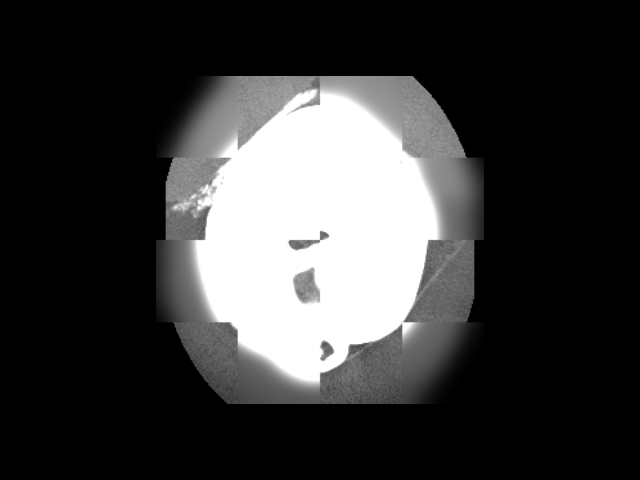

This figure's Python source:
#!/usr/bin/env python

# Compare two images using a checkerboard pattern with vtkImageCheckerboard.
# The original FullHead slice and a Gaussian-smoothed version are interleaved
# in a checkerboard layout, making differences easy to spot.

import os
from pathlib import Path

# Factory overrides: importing these modules registers the OpenGL rendering
# and interaction style implementations for vtkRenderingCore factory classes.
import vtkmodules.vtkInteractionStyle  # noqa: F401
import vtkmodules.vtkRenderingOpenGL2  # noqa: F401
# VTK pipeline classes used in this example
from vtkmodules.vtkIOImage import vtkMetaImageReader
from vtkmodules.vtkImagingCore import vtkImageCast
from vtkmodules.vtkImagingGeneral import vtkImageCheckerboard, vtkImageGaussianSmooth
from vtkmodules.vtkRenderingCore import (
    vtkImageActor,
    vtkRenderWindow,
    vtkRenderWindowInteractor,
    vtkRenderer,
)

# Colors (normalized RGB)
black_rgb = (0.0, 0.0, 0.0)

# Data directory: defaults to the folder containing this script
data_dir = Path(os.environ.get("VPE_DATA_DIR", Path(__file__).parent))

# Reader: load the 3D medical volume
reader = vtkMetaImageReader()
reader.SetFileName(str(data_dir / "FullHead.mhd"))
reader.Update()

# Determine the middle axial slice
extent = reader.GetOutput().GetExtent()
mid_z = (extent[4] + extent[5]) // 2

# Filter: Gaussian smooth to create a visibly different image
smooth = vtkImageGaussianSmooth()
smooth.SetInputConnection(reader.GetOutputPort())
smooth.SetStandardDeviations(8.0, 8.0, 0.0)
smooth.SetRadiusFactors(5.0, 5.0, 0.0)

# Cast both to same type
cast_original = vtkImageCast()
cast_original.SetInputConnection(reader.GetOutputPort())
cast_original.SetOutputScalarTypeToUnsignedChar()
cast_original.ClampOverflowOn()

cast_smooth = vtkImageCast()
cast_smooth.SetInputConnection(smooth.GetOutputPort())
cast_smooth.SetOutputScalarTypeToUnsignedChar()
cast_smooth.ClampOverflowOn()

# Checkerboard: interleave original and smoothed images
checkerboard = vtkImageCheckerboard()
checkerboard.SetInputConnection(0, cast_original.GetOutputPort())
checkerboard.SetInputConnection(1, cast_smooth.GetOutputPort())
checkerboard.SetNumberOfDivisions(4, 4, 1)

# Actor: display the checkerboard comparison
actor = vtkImageActor()
actor.GetMapper().SetInputConnection(checkerboard.GetOutputPort())
actor.SetDisplayExtent(extent[0], extent[1], extent[2], extent[3],
                       mid_z, mid_z)

# Renderer: assemble the scene
renderer = vtkRenderer()
renderer.AddActor(actor)
renderer.SetBackground(black_rgb)

# Window: display the rendered scene
render_window = vtkRenderWindow()
render_window.AddRenderer(renderer)
render_window.SetWindowName("checkerboard")
render_window.SetMultiSamples(0)
render_window.SetSize(640, 480)

# Interactor: handle mouse and keyboard events
render_window_interactor = vtkRenderWindowInteractor()
render_window_interactor.SetRenderWindow(render_window)

# Scene: configure the camera
renderer.ResetCamera()

render_window_interactor.Initialize()
render_window_interactor.Start()
